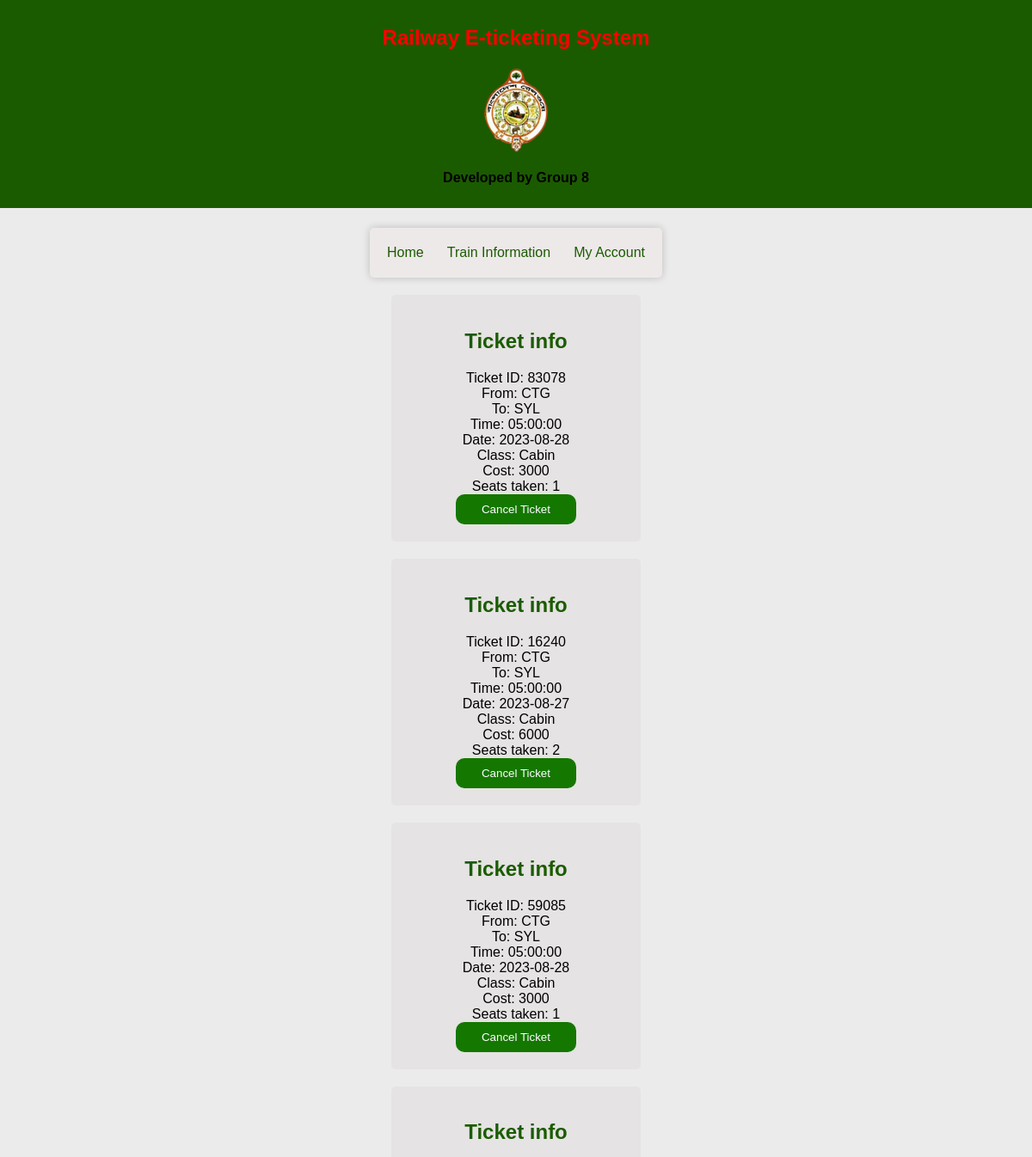
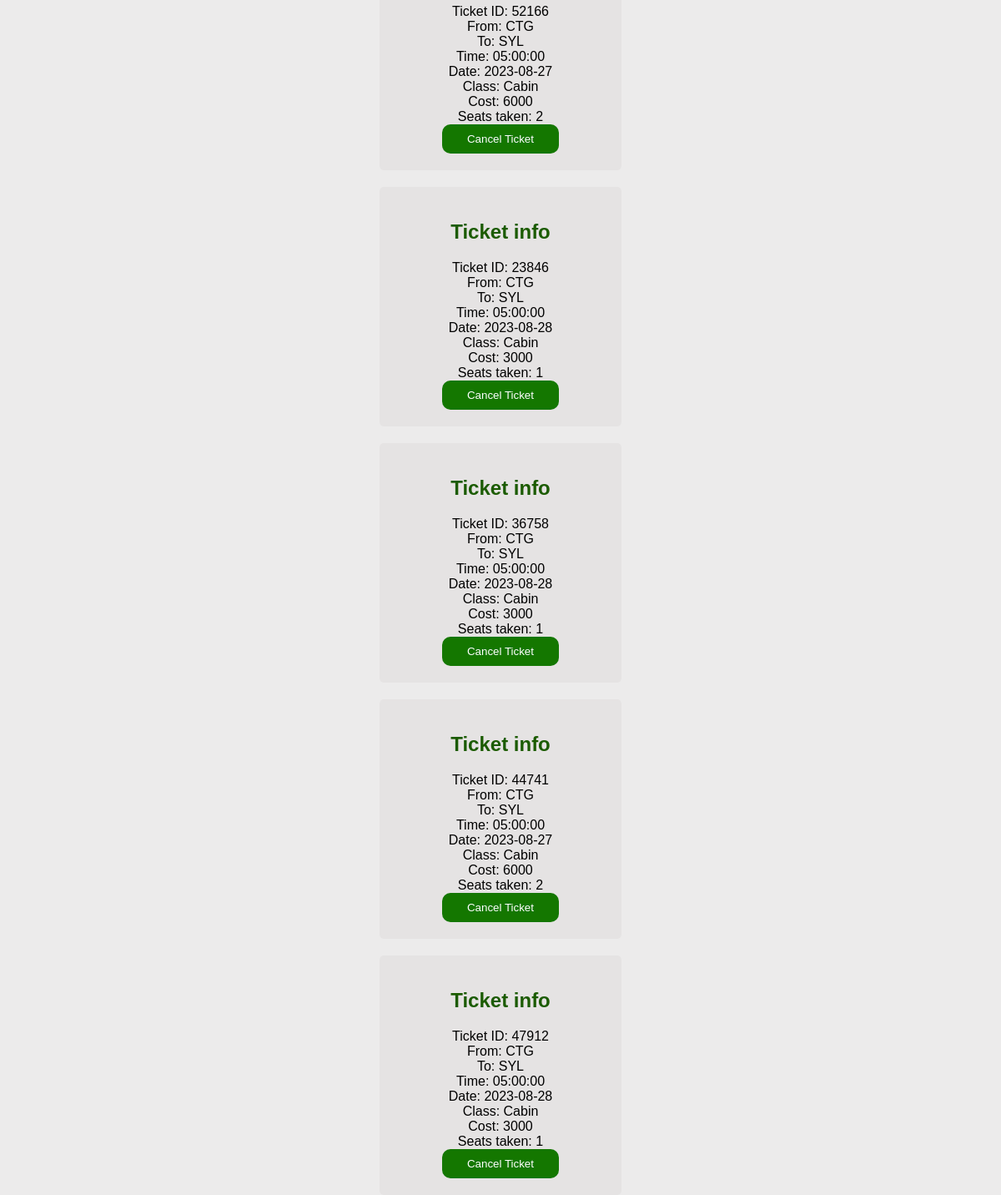
The app's page /show_tickets.php (signed in) with its own data (2 pictures, top to bottom).
### tables this page shows
CREATE TABLE `reserved_ticket` (
  `Pay_ID` varchar(10) NOT NULL,
  `Pay_time` time NOT NULL,
  `Pay_date` date NOT NULL,
  `Amount` int(100) NOT NULL,
  `Ticket_ID` int(20) NOT NULL,
  `Wallet_ID` int(5) NOT NULL,
  `Phone` varchar(11) NOT NULL,
  `count` int(11) NOT NULL
);

CREATE TABLE `ticket` (
  `Ticket_ID` int(20) NOT NULL,
  `Fare` int(11) NOT NULL,
  `start_time` time NOT NULL,
  `From_date` date NOT NULL,
  `From_station` varchar(100) NOT NULL,
  `To_station` varchar(100) NOT NULL,
  `Phone` varchar(11) NOT NULL,
  `Class_ID` varchar(10) NOT NULL
);

### show_tickets.php (the view, shortened to what this page needs)
<!DOCTYPE html>
<html lang="en">
<head>
    <?php
    require_once('DBconnect.php');
    $phn = $_SESSION['phone'];
    ?>
</head>
<body>
    <div class="welcome-message">
        <h2>Railway E-ticketing System</h2>
        <a href="home.php">
            <img src="pics/bangladesh-railway.png" alt="Logo" width="100">
        </a>
        <p><span style="color: rgb(0, 0, 0); font-weight: bold">Developed by Group 8</span></p>
    </div>
    <br>
    <div class="page-links-box">
        <a href="home.php">Home</a>
        <a href="train_schedule.php">Train Information</a>
        <a href="myacc.php">My Account</a>
    </div>
	<?php
	$sql = "SELECT * FROM reserved_ticket WHERE phone = '$phn'";
	$result = mysqli_query($conn, $sql);
	if(mysqli_num_rows($result) > 0){
		while($row = mysqli_fetch_array($result)){
			$tid = $row[4];
			$sqlt = "SELECT * FROM ticket T WHERE T.ticket_id = '$tid' AND T.phone = $phn";
			$resultt = mysqli_query($conn, $sqlt);
			$rowt = mysqli_fetch_array($resultt);
	?>
			<div class="profile-box">
				<h2>Ticket info</h2>
				<?php
				echo "Ticket ID: ".$rowt[0]. "<br>";
				echo "From: ".$rowt[4]. "<br>";
				echo "To: ".$rowt[5]. "<br>";
				echo "Time: ".$rowt[2]. "<br>";
				echo "Date: ".$rowt[3]. "<br>";
                if ($rowt['Class_ID'] == '101') {
                    echo "Class: Cabin<br>";
                } elseif ($rowt['Class_ID'] == '202') { echo "Class: Snigdha<br>";
                } elseif ($rowt['Class_ID'] == '303') { echo "Class: Shovon<br>";
                }
				echo "Cost: ".$row['Amount']. "<br>";
				echo "Seats taken: ".$row['count']. "<br>";
				?>
				<form action="refund.php" method="post">
					<?php
					$a = "rf";
					$b = "submit";
                    echo "<button name = '$a' type='$b' value='$rowt[0]'>Cancel Ticket</button>";
					?>
				</form>
		</div>
			<?php
			}
		}
	?>
<body>
</html>

### show_tickets.php (style rules this page uses)
body { font-family: Arial, sans-serif; background-color: #ecebeb; margin: 0; padding: 0; display: flex; flex-direction: column; justify-content: top; align-items: center; min-height: 100vh; }
.welcome-message { background-color: #1b5b00; color: #ff0000; padding: 10px; border-top-left-radius: 5px; border-top-right-radius: 5px; text-align: center; width: 100%; }
.profile-box { background-color: #e5e3e3; border-radius: 5px; padding: 20px; box-shadow: 0px 0px 0px rgba(0, 0, 0, 0.2); width: 250px; text-align: center; margin-top: 20px; }
.profile-box h2 { margin-bottom: 20px; color: #1b5b00; }
.profile-box button[type="submit"] { background-color: #147700; color: #ffffff; border: none; padding: 10px 30px; cursor: pointer; border-radius: 10px; }
.page-links-box { background-color: #ede9e9; border-radius: 5px; padding: 20px; box-shadow: 0px 0px 10px rgba(0, 0, 0, 0.2); width: 25%; text-align: center; margin-top: 5px; display: flex; justify-content: space-between; }
.page-links-box a { color: #1b5b00; text-decoration: none; margin: 0; }

### records on screen
reserved_ticket: Ticket_ID.Ticket_ID "83078", Ticket_ID.From_station "CTG", Ticket_ID.To_station "SYL", Ticket_ID.start_time "05:00:00", Ticket_ID.From_date "2023-08-28", Amount "3000", count "1"
reserved_ticket: Ticket_ID.Ticket_ID "16240", Ticket_ID.From_station "CTG", Ticket_ID.To_station "SYL", Ticket_ID.start_time "05:00:00", Ticket_ID.From_date "2023-08-27", Amount "6000", count "2"
reserved_ticket: Ticket_ID.Ticket_ID "59085", Ticket_ID.From_station "CTG", Ticket_ID.To_station "SYL", Ticket_ID.start_time "05:00:00", Ticket_ID.From_date "2023-08-28", Amount "3000", count "1"
reserved_ticket: Ticket_ID.Ticket_ID "52166", Ticket_ID.From_station "CTG", Ticket_ID.To_station "SYL", Ticket_ID.start_time "05:00:00", Ticket_ID.From_date "2023-08-27", Amount "6000", count "2"
reserved_ticket: Ticket_ID.Ticket_ID "23846", Ticket_ID.From_station "CTG", Ticket_ID.To_station "SYL", Ticket_ID.start_time "05:00:00", Ticket_ID.From_date "2023-08-28", Amount "3000", count "1"
reserved_ticket: Ticket_ID.Ticket_ID "36758", Ticket_ID.From_station "CTG", Ticket_ID.To_station "SYL", Ticket_ID.start_time "05:00:00", Ticket_ID.From_date "2023-08-28", Amount "3000", count "1"
reserved_ticket: Ticket_ID.Ticket_ID "44741", Ticket_ID.From_station "CTG", Ticket_ID.To_station "SYL", Ticket_ID.start_time "05:00:00", Ticket_ID.From_date "2023-08-27", Amount "6000", count "2"
reserved_ticket: Ticket_ID.Ticket_ID "47912", Ticket_ID.From_station "CTG", Ticket_ID.To_station "SYL", Ticket_ID.start_time "05:00:00", Ticket_ID.From_date "2023-08-28", Amount "3000", count "1"
